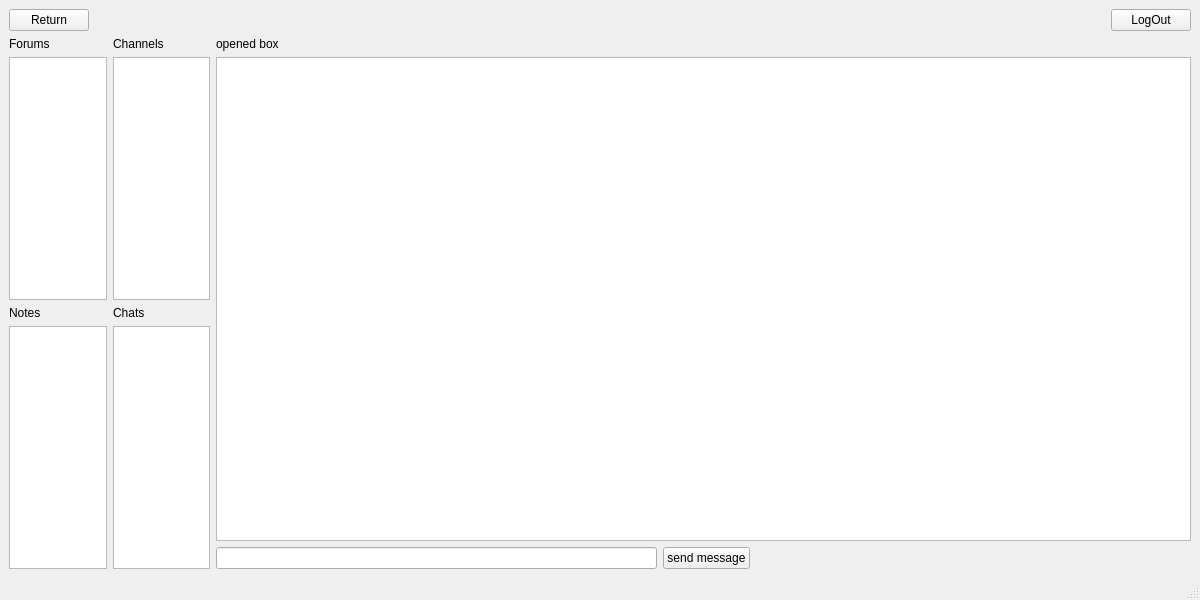
<?xml version="1.0" encoding="UTF-8"?>
<ui version="4.0">
 <class>MainWindow</class>
 <widget class="QMainWindow" name="MainWindow">
  <property name="geometry">
   <rect>
    <x>0</x>
    <y>0</y>
    <width>1200</width>
    <height>600</height>
   </rect>
  </property>
  <property name="windowTitle">
   <string>MainWindow</string>
  </property>
  <widget class="QWidget" name="centralwidget">
   <layout class="QGridLayout" name="gridLayout" columnstretch="1,1,10">
    <item row="2" column="1">
     <widget class="QListWidget" name="listWidget_chanells"/>
    </item>
    <item row="4" column="1">
     <widget class="QListWidget" name="listWidget_chats"/>
    </item>
    <item row="1" column="0">
     <widget class="QLabel" name="label">
      <property name="text">
       <string>Forums</string>
      </property>
     </widget>
    </item>
    <item row="1" column="1">
     <widget class="QLabel" name="label_4">
      <property name="text">
       <string>Channels</string>
      </property>
     </widget>
    </item>
    <item row="2" column="0">
     <widget class="QListWidget" name="listWidget_forums"/>
    </item>
    <item row="3" column="0">
     <widget class="QLabel" name="label_2">
      <property name="text">
       <string>Notes</string>
      </property>
     </widget>
    </item>
    <item row="4" column="0">
     <widget class="QListWidget" name="listWidget_notes"/>
    </item>
    <item row="3" column="1">
     <widget class="QLabel" name="label_3">
      <property name="text">
       <string>Chats</string>
      </property>
     </widget>
    </item>
    <item row="1" column="2" rowspan="4">
     <layout class="QVBoxLayout" name="verticalLayout_3" stretch="0,15,1">
      <property name="spacing">
       <number>6</number>
      </property>
      <item>
       <widget class="QLabel" name="label_opened_box">
        <property name="text">
         <string>opened box</string>
        </property>
       </widget>
      </item>
      <item>
       <widget class="QListWidget" name="listWidget_opened_box"/>
      </item>
      <item>
       <layout class="QHBoxLayout" name="horizontalLayout_2" stretch="0,0,0">
        <item>
         <widget class="QLineEdit" name="lineEdit"/>
        </item>
        <item>
         <widget class="QPushButton" name="button_send_message">
          <property name="text">
           <string>send message</string>
          </property>
         </widget>
        </item>
        <item>
         <spacer name="horizontalSpacer">
          <property name="orientation">
           <enum>Qt::Horizontal</enum>
          </property>
          <property name="sizeType">
           <enum>QSizePolicy::Expanding</enum>
          </property>
          <property name="sizeHint" stdset="0">
           <size>
            <width>40</width>
            <height>20</height>
           </size>
          </property>
         </spacer>
        </item>
       </layout>
      </item>
     </layout>
    </item>
    <item row="0" column="0" colspan="3">
     <layout class="QHBoxLayout" name="horizontalLayout_4">
      <property name="spacing">
       <number>6</number>
      </property>
      <item>
       <widget class="QPushButton" name="button_return">
        <property name="text">
         <string>Return</string>
        </property>
       </widget>
      </item>
      <item>
       <spacer name="horizontalSpacer_2">
        <property name="orientation">
         <enum>Qt::Horizontal</enum>
        </property>
        <property name="sizeHint" stdset="0">
         <size>
          <width>40</width>
          <height>20</height>
         </size>
        </property>
       </spacer>
      </item>
      <item>
       <widget class="QPushButton" name="button_log_out">
        <property name="sizePolicy">
         <sizepolicy hsizetype="Fixed" vsizetype="Fixed">
          <horstretch>0</horstretch>
          <verstretch>0</verstretch>
         </sizepolicy>
        </property>
        <property name="text">
         <string>LogOut</string>
        </property>
       </widget>
      </item>
     </layout>
    </item>
   </layout>
  </widget>
  <widget class="QMenuBar" name="menubar">
   <property name="geometry">
    <rect>
     <x>0</x>
     <y>0</y>
     <width>1200</width>
     <height>26</height>
    </rect>
   </property>
  </widget>
  <widget class="QStatusBar" name="statusbar"/>
 </widget>
 <resources/>
 <connections/>
</ui>
